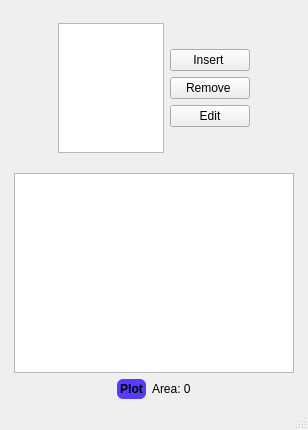
<?xml version="1.0" encoding="UTF-8"?>
<ui version="4.0">
 <class>MainWindow</class>
 <widget class="QMainWindow" name="MainWindow">
  <property name="geometry">
   <rect>
    <x>0</x>
    <y>0</y>
    <width>308</width>
    <height>430</height>
   </rect>
  </property>
  <property name="windowTitle">
   <string>Polygons</string>
  </property>
  <widget class="QWidget" name="centralwidget">
   <layout class="QVBoxLayout" name="verticalLayout">
    <item>
     <widget class="QWidget" name="widget" native="true">
      <property name="maximumSize">
       <size>
        <width>16777215</width>
        <height>200</height>
       </size>
      </property>
      <layout class="QHBoxLayout" name="horizontalLayout" stretch="0,2,0,0">
       <item>
        <spacer name="horizontalSpacer">
         <property name="orientation">
          <enum>Qt::Horizontal</enum>
         </property>
         <property name="sizeHint" stdset="0">
          <size>
           <width>40</width>
           <height>20</height>
          </size>
         </property>
        </spacer>
       </item>
       <item>
        <widget class="QListView" name="listView">
         <property name="minimumSize">
          <size>
           <width>100</width>
           <height>100</height>
          </size>
         </property>
         <property name="maximumSize">
          <size>
           <width>130</width>
           <height>130</height>
          </size>
         </property>
         <property name="lineWidth">
          <number>2</number>
         </property>
        </widget>
       </item>
       <item>
        <layout class="QVBoxLayout" name="verticalLayout_2">
         <item>
          <spacer name="verticalSpacer_3">
           <property name="orientation">
            <enum>Qt::Vertical</enum>
           </property>
           <property name="sizeHint" stdset="0">
            <size>
             <width>20</width>
             <height>40</height>
            </size>
           </property>
          </spacer>
         </item>
         <item>
          <widget class="QPushButton" name="insertButton">
           <property name="styleSheet">
            <string notr="true"/>
           </property>
           <property name="text">
            <string>Insert </string>
           </property>
          </widget>
         </item>
         <item>
          <widget class="QPushButton" name="removeButton">
           <property name="styleSheet">
            <string notr="true"/>
           </property>
           <property name="text">
            <string>Remove </string>
           </property>
          </widget>
         </item>
         <item>
          <widget class="QPushButton" name="editButton">
           <property name="enabled">
            <bool>true</bool>
           </property>
           <property name="styleSheet">
            <string notr="true"/>
           </property>
           <property name="text">
            <string>Edit</string>
           </property>
          </widget>
         </item>
         <item>
          <spacer name="verticalSpacer_4">
           <property name="orientation">
            <enum>Qt::Vertical</enum>
           </property>
           <property name="sizeHint" stdset="0">
            <size>
             <width>20</width>
             <height>40</height>
            </size>
           </property>
          </spacer>
         </item>
        </layout>
       </item>
       <item>
        <spacer name="horizontalSpacer_2">
         <property name="orientation">
          <enum>Qt::Horizontal</enum>
         </property>
         <property name="sizeHint" stdset="0">
          <size>
           <width>40</width>
           <height>20</height>
          </size>
         </property>
        </spacer>
       </item>
      </layout>
     </widget>
    </item>
    <item>
     <layout class="QHBoxLayout" name="horizontalLayout_5">
      <item>
       <spacer name="horizontalSpacer_3">
        <property name="orientation">
         <enum>Qt::Horizontal</enum>
        </property>
        <property name="sizeType">
         <enum>QSizePolicy::Minimum</enum>
        </property>
        <property name="sizeHint" stdset="0">
         <size>
          <width>5</width>
          <height>20</height>
         </size>
        </property>
       </spacer>
      </item>
      <item>
       <widget class="QChartView" name="graphicsView">
        <property name="sizePolicy">
         <sizepolicy hsizetype="Expanding" vsizetype="Expanding">
          <horstretch>0</horstretch>
          <verstretch>0</verstretch>
         </sizepolicy>
        </property>
        <property name="minimumSize">
         <size>
          <width>200</width>
          <height>200</height>
         </size>
        </property>
        <property name="maximumSize">
         <size>
          <width>1200</width>
          <height>1800</height>
         </size>
        </property>
       </widget>
      </item>
      <item>
       <spacer name="horizontalSpacer_4">
        <property name="orientation">
         <enum>Qt::Horizontal</enum>
        </property>
        <property name="sizeType">
         <enum>QSizePolicy::Minimum</enum>
        </property>
        <property name="sizeHint" stdset="0">
         <size>
          <width>5</width>
          <height>20</height>
         </size>
        </property>
       </spacer>
      </item>
     </layout>
    </item>
    <item>
     <layout class="QHBoxLayout" name="horizontalLayout_3">
      <item>
       <spacer name="horizontalSpacer_5">
        <property name="orientation">
         <enum>Qt::Horizontal</enum>
        </property>
        <property name="sizeHint" stdset="0">
         <size>
          <width>40</width>
          <height>20</height>
         </size>
        </property>
       </spacer>
      </item>
      <item>
       <widget class="QPushButton" name="plotButton">
        <property name="styleSheet">
         <string notr="true">QPushButton#plotButton {
    background-color: rgb(87, 60, 250);
    border-radius: 6px;
    font: bold 12px;
    min-width: 4em;
    padding: 3px;
}
QPushButton#plotButton:pressed {
    background-color: rgb(100, 89, 250);
    border-style: inset;
}</string>
        </property>
        <property name="text">
         <string>Plot</string>
        </property>
       </widget>
      </item>
      <item>
       <widget class="QLabel" name="areaText">
        <property name="text">
         <string>Area: 0</string>
        </property>
       </widget>
      </item>
      <item>
       <spacer name="horizontalSpacer_6">
        <property name="orientation">
         <enum>Qt::Horizontal</enum>
        </property>
        <property name="sizeHint" stdset="0">
         <size>
          <width>40</width>
          <height>20</height>
         </size>
        </property>
       </spacer>
      </item>
     </layout>
    </item>
   </layout>
  </widget>
  <widget class="QMenuBar" name="menubar">
   <property name="geometry">
    <rect>
     <x>0</x>
     <y>0</y>
     <width>308</width>
     <height>33</height>
    </rect>
   </property>
  </widget>
  <widget class="QStatusBar" name="statusbar"/>
 </widget>
 <customwidgets>
  <customwidget>
   <class>QChartView</class>
   <extends>QGraphicsView</extends>
   <header>QtCharts</header>
  </customwidget>
 </customwidgets>
 <resources/>
 <connections/>
</ui>
